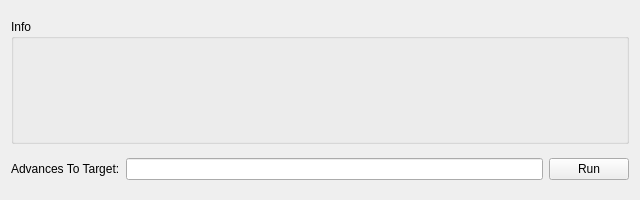
<?xml version="1.0" encoding="UTF-8"?>
<ui version="4.0">
 <class>AGuAcaTE</class>
 <widget class="QWidget" name="AGuAcaTE">
  <property name="geometry">
   <rect>
    <x>0</x>
    <y>0</y>
    <width>640</width>
    <height>200</height>
   </rect>
  </property>
  <property name="minimumSize">
   <size>
    <width>640</width>
    <height>200</height>
   </size>
  </property>
  <property name="maximumSize">
   <size>
    <width>16777215</width>
    <height>16777215</height>
   </size>
  </property>
  <property name="windowTitle">
   <string>AGuAcaTE</string>
  </property>
  <layout class="QGridLayout" name="gridLayout">
   <item row="0" column="0" colspan="3">
    <widget class="QGroupBox" name="groupBox">
     <property name="maximumSize">
      <size>
       <width>16777215</width>
       <height>125</height>
      </size>
     </property>
     <property name="title">
      <string>Info</string>
     </property>
     <layout class="QVBoxLayout" name="verticalLayout">
      <item>
       <widget class="QLabel" name="labelClosest">
        <property name="text">
         <string/>
        </property>
       </widget>
      </item>
      <item>
       <widget class="QLabel" name="labelGC">
        <property name="text">
         <string/>
        </property>
       </widget>
      </item>
      <item>
       <widget class="QLabel" name="labelGBA">
        <property name="text">
         <string/>
        </property>
       </widget>
      </item>
      <item>
       <widget class="QLabel" name="labelDifference">
        <property name="text">
         <string/>
        </property>
       </widget>
      </item>
     </layout>
    </widget>
   </item>
   <item row="1" column="1">
    <widget class="TextBox" name="textBoxAdvance"/>
   </item>
   <item row="1" column="2">
    <widget class="QPushButton" name="pushButtonRun">
     <property name="text">
      <string>Run</string>
     </property>
    </widget>
   </item>
   <item row="1" column="0">
    <widget class="QLabel" name="label">
     <property name="text">
      <string>Advances To Target:</string>
     </property>
    </widget>
   </item>
  </layout>
 </widget>
 <customwidgets>
  <customwidget>
   <class>TextBox</class>
   <extends>QLineEdit</extends>
   <header>Forms/Controls/TextBox.hpp</header>
  </customwidget>
 </customwidgets>
 <resources/>
 <connections/>
</ui>
